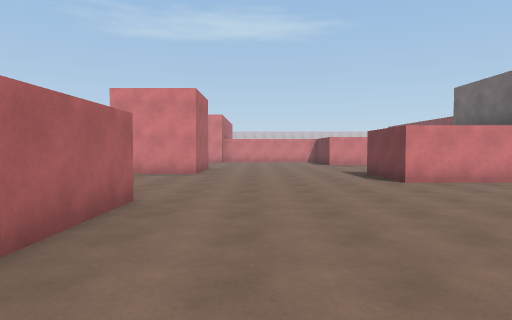
view 1 (above)

22 first-person views from a walk through a scene from a Unity 3-D project. The camera is 1.5 m above the floor, tilts 2° down and sees 75° across. The floor is counted in squares, 2 m on a side. Each view is taken from the middle of a square. On the plan, view 1 faces up. The plan holds only what a view shows up to about 11 squares ahead; the rest is blank. The place goes on beyond the plan. The player character is not drawn.

view 2
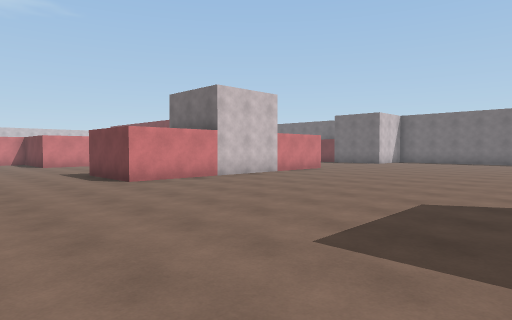

view 3
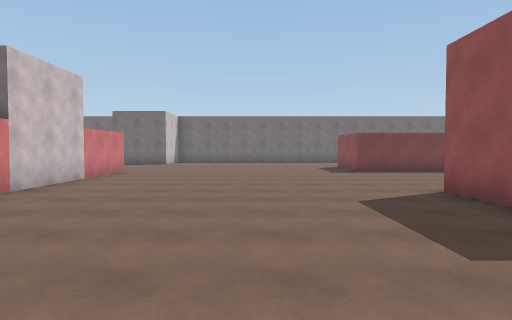

view 4
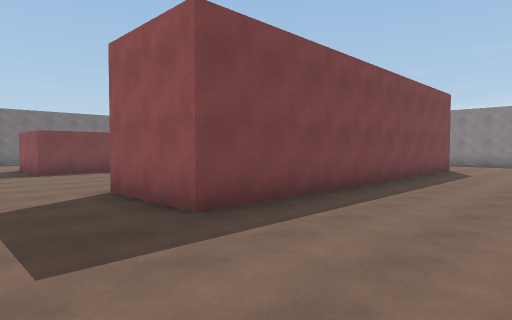

view 5
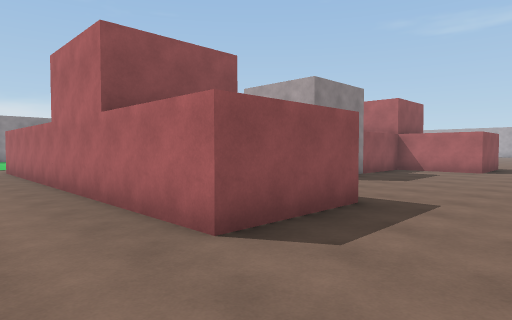

view 6
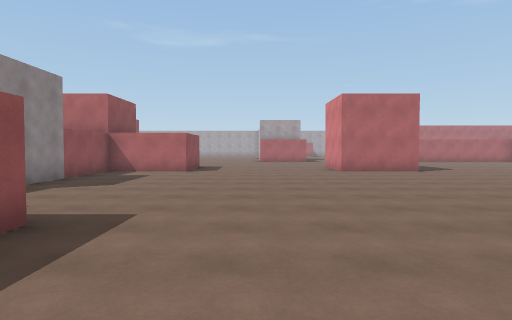

view 7
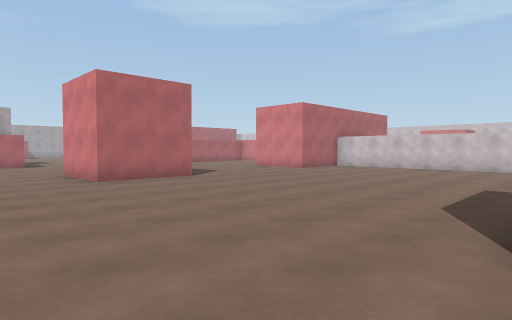

view 8
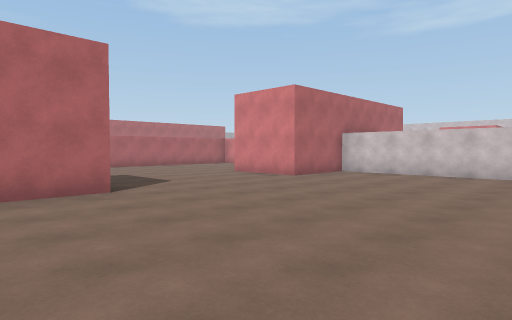

view 9
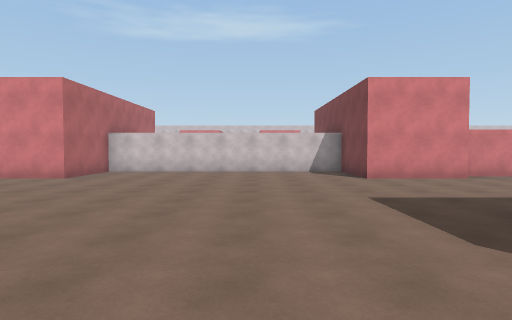

view 10
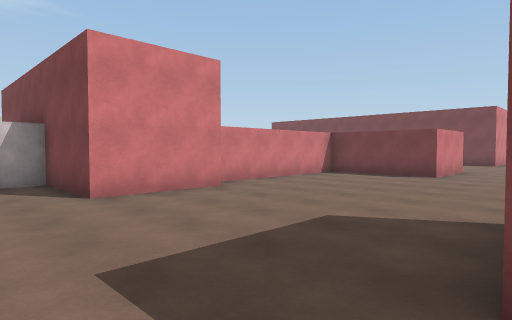

view 11
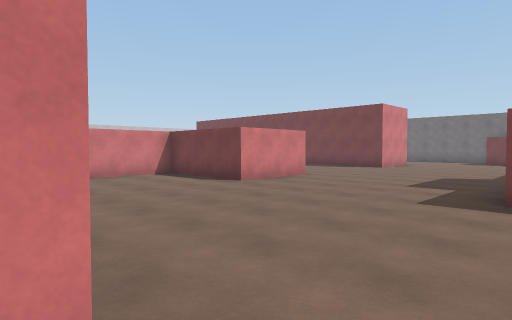

view 12
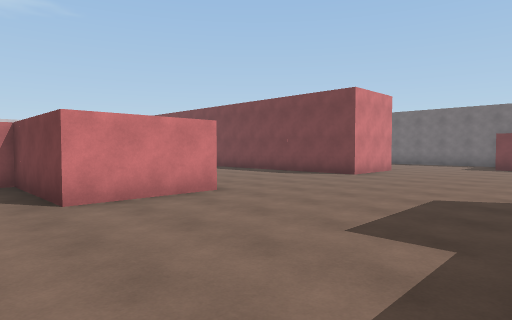

view 13
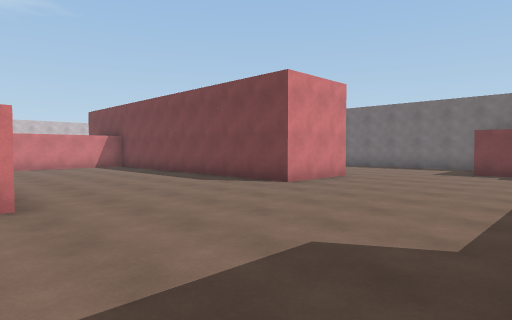

view 14
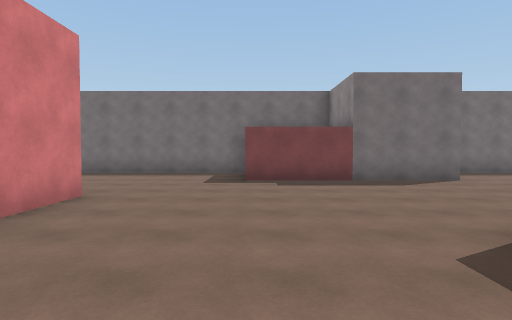

view 15
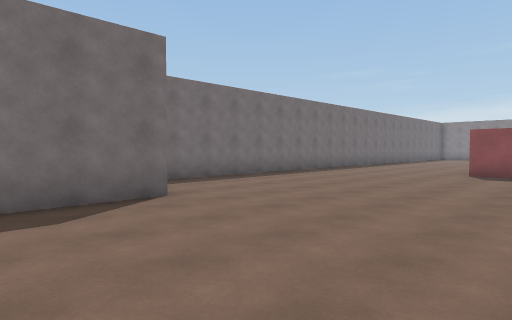

view 16
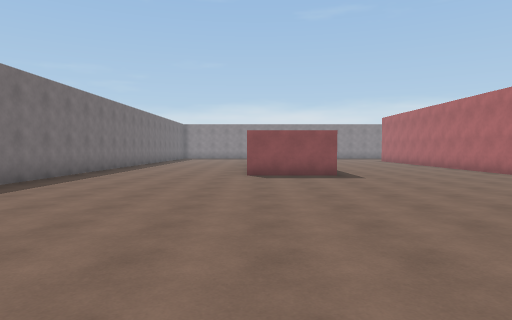

view 17
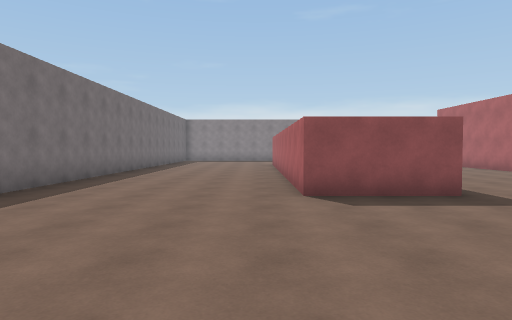

view 18
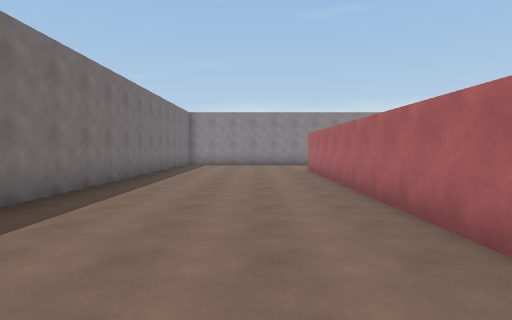

view 19
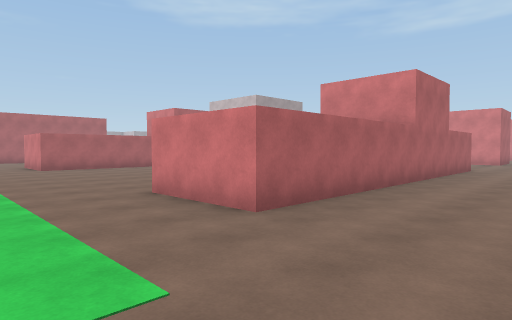

view 20
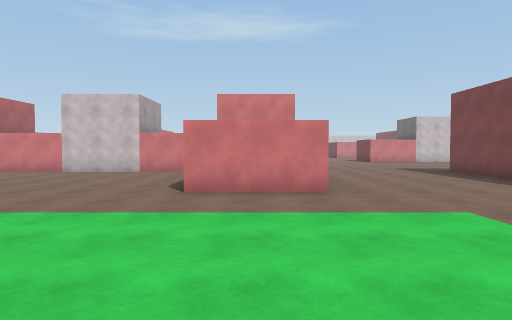

view 21
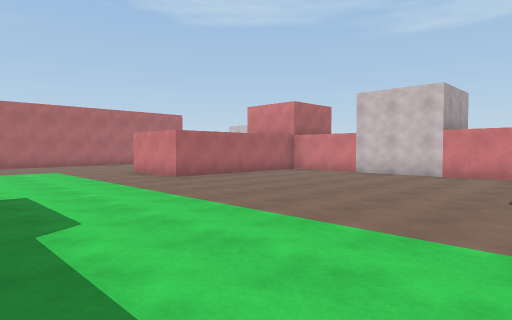

view 22
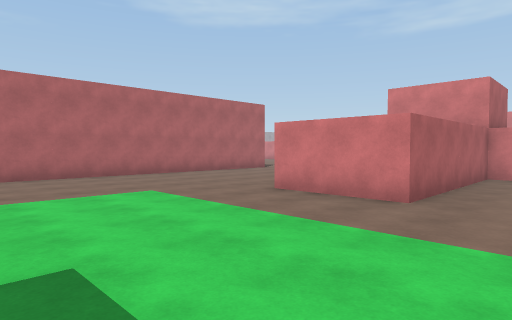

### Floor plan
Points are (right, up) in squares from view 1. A wall is a line through its corners. A room is listed if a view was taken in it or the views show most of it. See-through windows are left out.
Room 1 (views 1, 2, 3, 4, 5, 6, 7, 8, 9, 10, 11, 12, 13, 14, 15, 16, 17, 18, 19, 20, 21, 22)
walls: (-4.2, 4.8) (-1.7, 4.8) (-1.7, -5.2) (-4.2, -5.2); (-1.7, 10.9) (-1.7, 9.7) (-3.6, 9.7); (-5.2, -0.2) (-11.7, -0.2) (-11.7, -5.2) (-14.2, -5.2); (5.9, 14.7) (3.3, 14.7) (3.3, 17.9) (-1.4, 17.9); (10.8, 7.2) (3.3, 7.2) (3.3, 9.8); (-1.6, 17.2) (-4.2, 17.2) (-4.2, 19.8) (-11.7, 19.8) (-11.7, 17.2) (-14.2, 17.2); (-13.4, 4.8) (-11.7, 4.8) (-11.7, 2.3) (-7.8, 2.3); (-11.7, 12.4) (-11.7, 9.7) (-14.2, 9.7); (10.8, -3.1) (10.8, -0.3) (13.2, -0.3) (13.2, -10); (3.3, -10.2) (3.3, -0.3) (5.7, -0.3) (5.7, -2); (15.7, 7.1) (15.7, 12.2); (13.2, 14.7) (10.8, 14.7) (10.8, 19.9); (-19.2, -3.6) (-19.2, -8.9); (18.2, 12.2) (18.2, 17.4); (18.2, -10) (18.2, 5.9)

Positions as (right, up) in squares from view 1, and headings:
1: (0, 0), facing up
2: (0, 0), facing up-right
3: (0, 3), facing right
4: (0, 2), facing down-right
5: (0, 7), facing down-left
6: (-1, 7), facing left
7: (-4, 7), facing up-left
8: (-6, 10), facing up-left
9: (-7, 9), facing up
10: (-6, 12), facing up-right
11: (-2, 9), facing up-right
12: (2, 10), facing up-right
13: (5, 10), facing up-right
14: (8, 12), facing right
15: (11, 10), facing down-right
16: (13, 9), facing down
17: (14, 5), facing down
18: (15, 1), facing down
19: (1, -8), facing up-left
20: (-3, -11), facing up
21: (-4, -10), facing up-left
22: (-10, -10), facing up-left
